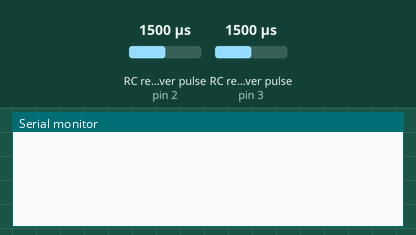
Simulated run of this sketch. Board: Arduino Uno, built with avr-gcc and run on an emulated ATmega328P. On the bench: the last lines printed to the serial monitor. Wiring (inferred from the names in the program): 2 × RC receiver channel: data pin 2 / data pin 3. The inputs (shaded band) are chosen by the test bench; at power-on: RC receiver pulse (sensors on pin 2, pin 3) 1500 µs.

Above: at 1.2 s.
1.3 s: RC receiver pulse (sensor on pin 2) set to 1020 µs
At 1.46 s:
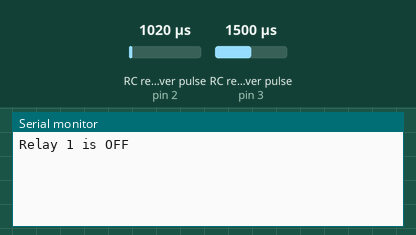
3.3 s: RC receiver pulse (sensor on pin 3) set to 1750 µs
At 3.38 s:
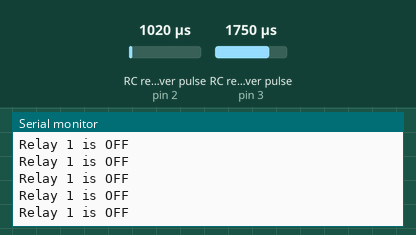
5.0 s: RC receiver pulse (sensor on pin 2) set to 1750 µs
At 5.07 s:
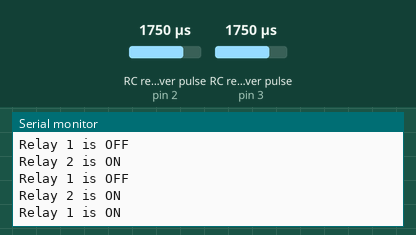
6.5 s: RC receiver pulse (sensor on pin 3) set to 1020 µs
At 6.51 s:
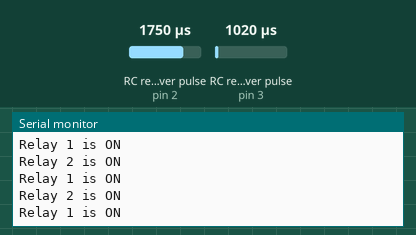

Measured:
- after the input at 1.3 s, the serial monitor: prints a new line at once (image 1)
- after the input at 5.0 s, the serial monitor: prints a new line after 0.06 s (image 3)

The sketch:

relay_code.ino
```cpp
//Receiver input to Arduino connection
int ch5 = 2, ch6 = 3;
//Arduino output pins
int r1 = 4, r2 = 5;
//Sensing variable
int r1v=0, r2v=0;
void setup() {
  // put your setup code here, to run once:
  //INPUT FROM RECEIVER
  pinMode(ch5, INPUT);
  pinMode(ch6, INPUT);
  //Relay Output
  pinMode(r1, OUTPUT);
  pinMode(r2, OUTPUT);
  //SERIAL COMMUNICATION STARTS
  Serial.begin(9600);
}

void loop() {
  // put your main code here, to run repeatedly:
  r1v = map(pulseIn(ch5, HIGH), 1100, 1800, 0, 255);
  r2v = map(pulseIn(ch6, HIGH), 1100, 1800, 0, 255);
  //RELAY 1 OUTPUT
  if (r1v <= 50)
  {
    digitalWrite(r1, LOW);
    Serial.print("Relay 1 is OFF \n");
  }
  else if (r1v >= 200)
  {
    digitalWrite(r1, HIGH);
    Serial.print("Relay 1 is ON \n");
  }
  //RELAY 2 OUTPUT
  if (r2v <= 50)
  {
    digitalWrite(r2, LOW);
    Serial.print("Relay 2 is OFF \n");
  }
  else if (r2v >= 200)
  {
    digitalWrite(r2, HIGH);
    Serial.print("Relay 2 is ON \n");
  }
  delay(100);
}
```
